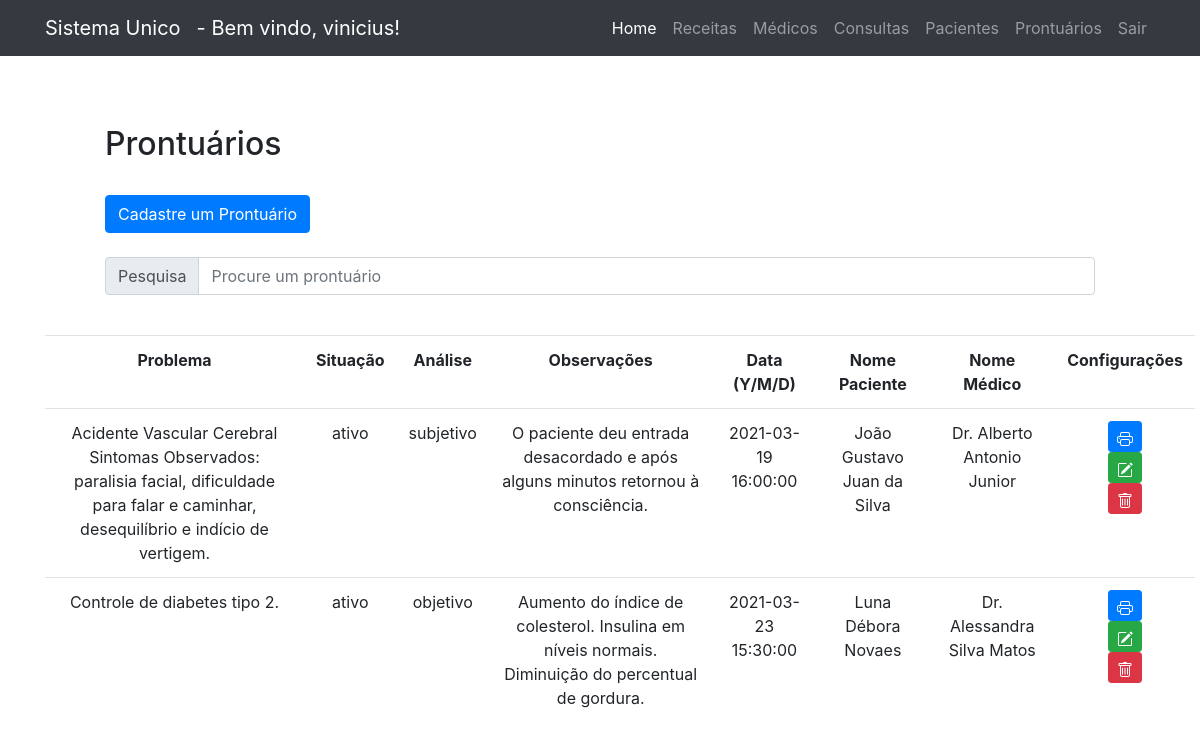
Page /public/medicalRecord/listMedicalRecord.php (signed in) on the committed database.
### tables this page shows
CREATE TABLE `usuarios` (
  `id_usuario` int(11) NOT NULL,
  `user` varchar(20) DEFAULT NULL,
  `senha` varchar(100) DEFAULT NULL,
  `prioridade` int(11) DEFAULT NULL,
  `nome` varchar(100) DEFAULT NULL
);

CREATE TABLE `prontuario` (
  `prontuario_id` int(11) NOT NULL,
  `problema` varchar(200) NOT NULL,
  `situacao` varchar(7) NOT NULL,
  `analise` varchar(20) NOT NULL,
  `observacoes` varchar(500) NOT NULL,
  `crm_medico` varchar(6) NOT NULL,
  `paciente_cpf` varchar(11) NOT NULL,
  `id_consulta` int(11) NOT NULL
);

CREATE TABLE `consulta` (
  `consulta_id` int(11) NOT NULL,
  `data_consulta` datetime NOT NULL,
  `paciente_cpf` varchar(11) NOT NULL,
  `crm_medico` varchar(6) NOT NULL
);

CREATE TABLE `paciente` (
  `CPF` varchar(11) NOT NULL,
  `nome` varchar(200) NOT NULL,
  `idade` int(11) NOT NULL,
  `contato` varchar(13) NOT NULL,
  `rua` varchar(100) NOT NULL,
  `bairro` varchar(50) NOT NULL,
  `numero` int(11) NOT NULL
);

CREATE TABLE `medico` (
  `CRM` varchar(6) NOT NULL,
  `nome` varchar(200) NOT NULL,
  `idade` int(11) NOT NULL,
  `especialidade_id` int(11) NOT NULL
);

### public/medicalRecord/listMedicalRecordNoSearch.php (the view, shortened to what this page needs)
<?php include("../../data/db_connection.php") ?>
<?php
$sql = "SELECT * FROM prontuario";
$dadosProntuario = $connection->query($sql);
if ($dadosProntuario->num_rows > 0) {
?>
    <br>
    <table class="table" style="text-align: center;">
        <tr>
            <th>Problema</th>
            <th>Situação</th>
            <th>Análise</th>
            <th>Observações</th>
            <th>Data (Y/M/D)</th>
            <th>Nome Paciente</th>
            <th>Nome Médico</th>
            <th>Configurações</th>
        </tr>
        <?php
        while ($exibir = $dadosProntuario->fetch_assoc()) {
        ?>
            <tr>
                <td><?php echo $exibir["problema"] ?></td>
                <td><?php echo $exibir["situacao"] ?></td>
                <td><?php echo $exibir["analise"] ?></td>
                <td><?php echo $exibir["observacoes"] ?></td>
                <td><?php
                    $sql = "SELECT data_consulta FROM consulta WHERE consulta_id = " . $exibir["id_consulta"];
                    $resultado = $connection->query($sql);
                    $row = $resultado->fetch_assoc();
                    echo $row["data_consulta"];
                    ?></td>
                <td><?php
                    $sql = "SELECT nome FROM paciente WHERE CPF = " . $exibir["paciente_cpf"];
                    $resultado = $connection->query($sql);
                    $row = $resultado->fetch_assoc();
                    echo $row["nome"];
                    ?></td>
                <td><?php
                    $sql = "SELECT nome FROM medico WHERE CRM = '" . $exibir["crm_medico"] . "'";
                    $resultado = $connection->query($sql);
                    $row = $resultado->fetch_assoc();
                    echo $row["nome"];
                    ?></td>
                <td>
                    <button type="submit" class="btn btn-primary btn-sm">
                        <a href="createPDF.php?id=<?php echo $exibir["id_consulta"] ?>" style="text-decoration: none; color: white">
                        </a>
                    </button>
                    <br>
                    <button type="submit" class="btn btn-success btn-sm" formmethod="post">
                        <a href="editMedicalRecord.php?id=<?php echo $exibir["prontuario_id"] ?>" style="text-decoration: none; color: white">
                        </a>
                    </button>
                    <br>
                    <button type="submit" class="btn btn-danger btn-sm" formmethod="post">
                        <a href="deleteMedicalRecord.php?id=<?php echo $exibir["prontuario_id"] ?>" style="text-decoration: none; color: white">
                        </a>
                    </button>
                </td>
            </tr>
        <?php
        }
        ?>
    </table>
<?php
} else {
    echo "Nenhum registro encontrado.";
}
?>

### public/templates/header.php (shortened to what this page needs)
<?php
include_once("../../data/db_connection.php");
?>
<!DOCTYPE html>
<html lang="en">
<head>
  <link rel="stylesheet" href="https://maxcdn.bootstrapcdn.com/bootstrap/4.5.2/css/bootstrap.min.css">
  <link rel="stylesheet" href="../styles/main.css" />
</head>
<body>
  <nav class="navbar navbar-expand-lg navbar-dark bg-dark fixed-top">
    <div class="container">
      <a class="navbar-brand" href="#">Sistema Unico</a>
      <?php
if (isset($_SESSION['paciente'])) {
  $id=$_SESSION['paciente'];
}else{
  if (isset($_SESSION['medico'])) {
    $id=$_SESSION['medico'];
}else{
  if (isset($_SESSION['adm'])) {
    $id=$_SESSION['adm'];
  }
}
}
      if (isset($_SESSION['paciente']) or isset($_SESSION['medico']) or isset($_SESSION['adm'])) {
      $sql3 = "SELECT nome from  usuarios where id_usuario = $id";
      $resultado3 = $connection->query($sql3);
      $row = $resultado3->fetch_assoc();
      $nome=$row["nome"];
      ?>
        <a class="navbar-brand" href="#"><?php echo "- Bem vindo, ".$nome."!"; ?></a>
      <?php
      }
      ?>
      <div class="collapse navbar-collapse" id="navbarResponsive">
        <ul class="navbar-nav ml-auto">
          <?php
          if (isset($_SESSION['medico']) or isset($_SESSION['paciente']) or isset($_SESSION['adm'])) {
          ?>
            <li class="nav-item active">
              <a class="nav-link" href="../home/home.php">Home
              </a>
            </li>
            <li class="nav-item">
              <a class="nav-link" href="../prescription/listPrescription.php">Receitas</a>
            </li>
          <?php
          }
          ?>
          <?php
          if (isset($_SESSION['adm'])) {
          ?>
            <li class="nav-item">
              <a class="nav-link" href="../doctor/listDoctor.php">Médicos</a>
            </li>
          <?php
          }
          ?>
          <?php
          if (isset($_SESSION['adm']) or isset($_SESSION['medico'])) {
          ?>
            <li class="nav-item">
              <a class="nav-link" href="../medicalConsultation/listMedicalConsult.php">Consultas</a>
            </li>
            <li class="nav-item">
              <a class="nav-link" href="../patient/listPatient.php">Pacientes</a>
            </li>
            <li class="nav-item">
              <a class="nav-link" href="../medicalRecord/listMedicalRecord.php">Prontuários</a>
            </li>
          <?php
          }
          ?>
          <?php
          if (isset($_SESSION['medico']) or isset($_SESSION['paciente']) or isset($_SESSION['adm'])) {
          ?>
            <li class="nav-item">
              <a class="nav-link" href="../auth/sair.php">Sair</a>
            </li>
          <?php
          }
          ?>
        </ul>
      </div>
    </div>
  </nav>
  <br>
  <br>
</body>
</html>

### public/styles/main.css (style rules this page uses)
body { padding: 5px; }

### rows in the picture
usuarios: nome "vinicius"
prontuario: problema "Acidente Vascular Cerebral Sintomas Observados: paralisia facial, dificuldade para falar e caminhar, desequilíbrio e indício de vertigem.", situacao "ativo", analise "subjetivo", observacoes "O paciente deu entrada desacordado e após alguns minutos retornou à consciência.", id_consulta.data_consulta "2021-03-19 16:00:00", paciente_cpf.nome "João Gustavo Juan da Silva", crm_medico.nome "Dr. Alberto Antonio Junior"
prontuario: problema "Controle de diabetes tipo 2.", situacao "ativo", analise "objetivo", observacoes "Aumento do índice de colesterol. Insulina em níveis normais. Diminuição do percentual de gordura.", id_consulta.data_consulta "2021-03-23 15:30:00", paciente_cpf.nome "Luna Débora Novaes", crm_medico.nome "Dr. Alessandra Silva Matos"
